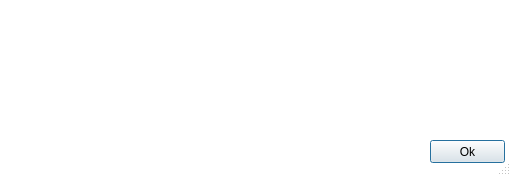
<?xml version="1.0" encoding="UTF-8"?>
<ui version="4.0">
 <class>InfoDialog</class>
 <widget class="QDialog" name="InfoDialog">
  <property name="windowModality">
   <enum>Qt::WindowModal</enum>
  </property>
  <property name="geometry">
   <rect>
    <x>0</x>
    <y>0</y>
    <width>511</width>
    <height>176</height>
   </rect>
  </property>
  <property name="palette">
   <palette>
    <active>
     <colorrole role="Base">
      <brush brushstyle="SolidPattern">
       <color alpha="255">
        <red>255</red>
        <green>255</green>
        <blue>255</blue>
       </color>
      </brush>
     </colorrole>
     <colorrole role="Window">
      <brush brushstyle="SolidPattern">
       <color alpha="255">
        <red>255</red>
        <green>255</green>
        <blue>255</blue>
       </color>
      </brush>
     </colorrole>
    </active>
    <inactive>
     <colorrole role="Base">
      <brush brushstyle="SolidPattern">
       <color alpha="255">
        <red>255</red>
        <green>255</green>
        <blue>255</blue>
       </color>
      </brush>
     </colorrole>
     <colorrole role="Window">
      <brush brushstyle="SolidPattern">
       <color alpha="255">
        <red>255</red>
        <green>255</green>
        <blue>255</blue>
       </color>
      </brush>
     </colorrole>
    </inactive>
    <disabled>
     <colorrole role="Base">
      <brush brushstyle="SolidPattern">
       <color alpha="255">
        <red>255</red>
        <green>255</green>
        <blue>255</blue>
       </color>
      </brush>
     </colorrole>
     <colorrole role="Window">
      <brush brushstyle="SolidPattern">
       <color alpha="255">
        <red>255</red>
        <green>255</green>
        <blue>255</blue>
       </color>
      </brush>
     </colorrole>
    </disabled>
   </palette>
  </property>
  <property name="windowTitle">
   <string>IGN RIPart</string>
  </property>
  <property name="autoFillBackground">
   <bool>false</bool>
  </property>
  <property name="sizeGripEnabled">
   <bool>true</bool>
  </property>
  <property name="modal">
   <bool>true</bool>
  </property>
  <widget class="QLabel" name="label">
   <property name="geometry">
    <rect>
     <x>20</x>
     <y>20</y>
     <width>46</width>
     <height>13</height>
    </rect>
   </property>
   <property name="text">
    <string/>
   </property>
   <property name="pixmap">
    <pixmap>:/plugins/RipartPlugin/icon.png</pixmap>
   </property>
  </widget>
  <widget class="QLabel" name="logo">
   <property name="geometry">
    <rect>
     <x>10</x>
     <y>0</y>
     <width>131</width>
     <height>151</height>
    </rect>
   </property>
   <property name="text">
    <string/>
   </property>
   <property name="pixmap">
    <pixmap resource="resources.qrc">:/plugins/RipartPlugin/images/logo_IGN.png</pixmap>
   </property>
   <property name="scaledContents">
    <bool>true</bool>
   </property>
  </widget>
  <widget class="QTextBrowser" name="textInfo">
   <property name="geometry">
    <rect>
     <x>150</x>
     <y>10</y>
     <width>341</width>
     <height>121</height>
    </rect>
   </property>
   <property name="frameShape">
    <enum>QFrame::NoFrame</enum>
   </property>
   <property name="lineWidth">
    <number>0</number>
   </property>
  </widget>
  <widget class="QPushButton" name="btnOK">
   <property name="geometry">
    <rect>
     <x>430</x>
     <y>140</y>
     <width>75</width>
     <height>23</height>
    </rect>
   </property>
   <property name="text">
    <string>Ok</string>
   </property>
  </widget>
 </widget>

 <connections/>
</ui>
